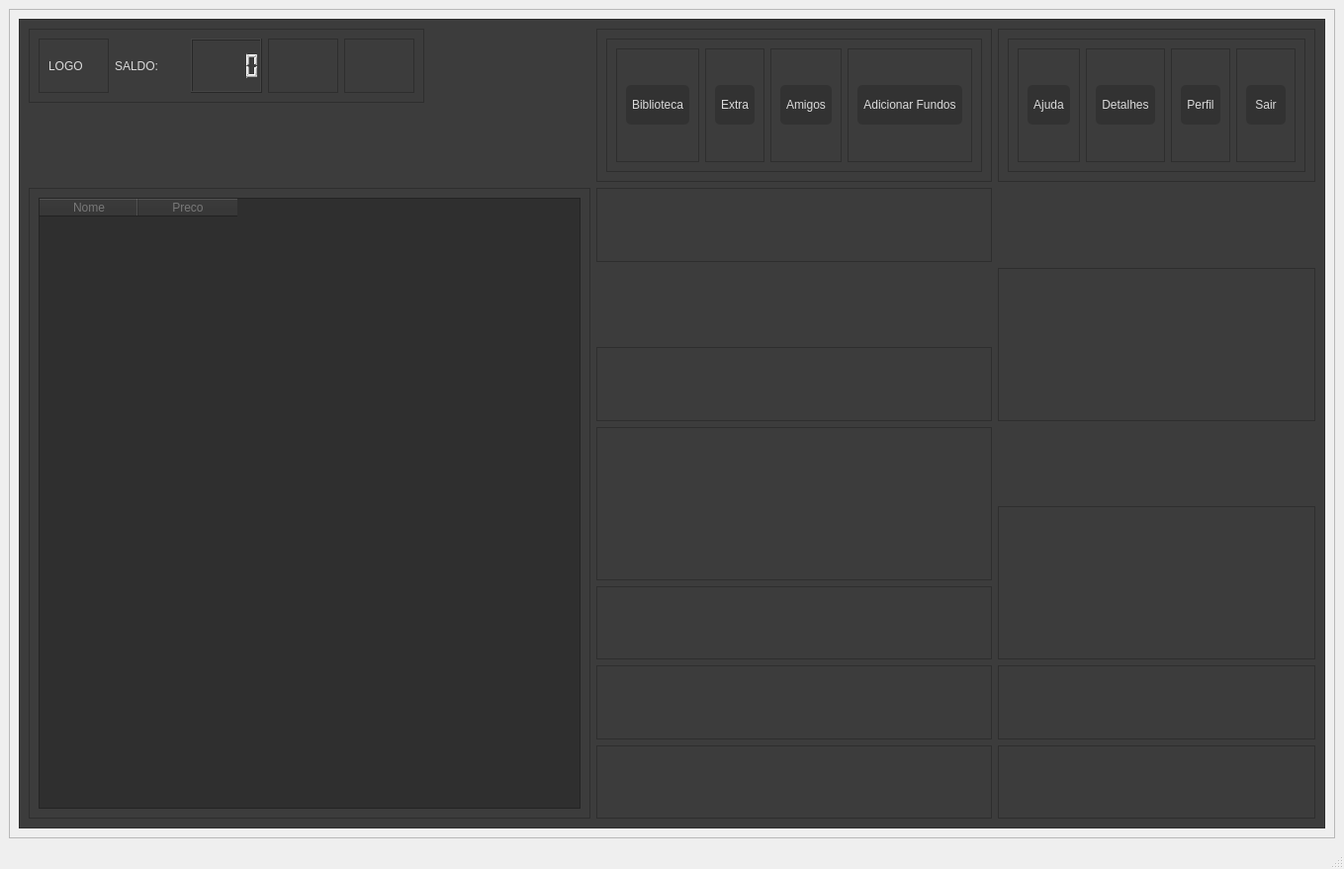
<?xml version="1.0" encoding="UTF-8"?>
<ui version="4.0">
 <class>Loja</class>
 <widget class="QMainWindow" name="Loja">
  <property name="geometry">
   <rect>
    <x>0</x>
    <y>0</y>
    <width>1359</width>
    <height>879</height>
   </rect>
  </property>
  <property name="windowTitle">
   <string>Loja</string>
  </property>
  <widget class="QWidget" name="centralwidget">
   <layout class="QVBoxLayout" name="verticalLayout">
    <item>
     <widget class="QFrame" name="frame">
      <property name="frameShape">
       <enum>QFrame::StyledPanel</enum>
      </property>
      <property name="frameShadow">
       <enum>QFrame::Raised</enum>
      </property>
      <layout class="QVBoxLayout" name="verticalLayout_24">
       <item>
        <widget class="QFrame" name="frame_4">
         <property name="minimumSize">
          <size>
           <width>1300</width>
           <height>800</height>
          </size>
         </property>
         <property name="styleSheet">
          <string notr="true">font: 12pt &quot;MS Shell Dlg 2&quot;;
color: rgb(218, 218, 218);
background-color: rgb(60, 60, 60);</string>
         </property>
         <property name="frameShape">
          <enum>QFrame::StyledPanel</enum>
         </property>
         <property name="frameShadow">
          <enum>QFrame::Raised</enum>
         </property>
         <layout class="QGridLayout" name="gridLayout_2">
          <item row="8" column="1">
           <widget class="QFrame" name="frame_35">
            <property name="frameShape">
             <enum>QFrame::StyledPanel</enum>
            </property>
            <property name="frameShadow">
             <enum>QFrame::Raised</enum>
            </property>
           </widget>
          </item>
          <item row="8" column="2">
           <widget class="QFrame" name="frame_43">
            <property name="frameShape">
             <enum>QFrame::StyledPanel</enum>
            </property>
            <property name="frameShadow">
             <enum>QFrame::Raised</enum>
            </property>
           </widget>
          </item>
          <item row="6" column="2" rowspan="2">
           <widget class="QFrame" name="frame_36">
            <property name="frameShape">
             <enum>QFrame::StyledPanel</enum>
            </property>
            <property name="frameShadow">
             <enum>QFrame::Raised</enum>
            </property>
           </widget>
          </item>
          <item row="7" column="1">
           <widget class="QFrame" name="frame_40">
            <property name="frameShape">
             <enum>QFrame::StyledPanel</enum>
            </property>
            <property name="frameShadow">
             <enum>QFrame::Raised</enum>
            </property>
           </widget>
          </item>
          <item row="9" column="1">
           <widget class="QFrame" name="frame_44">
            <property name="frameShape">
             <enum>QFrame::StyledPanel</enum>
            </property>
            <property name="frameShadow">
             <enum>QFrame::Raised</enum>
            </property>
           </widget>
          </item>
          <item row="2" column="1">
           <widget class="QFrame" name="frame_51">
            <property name="frameShape">
             <enum>QFrame::StyledPanel</enum>
            </property>
            <property name="frameShadow">
             <enum>QFrame::Raised</enum>
            </property>
           </widget>
          </item>
          <item row="4" column="1">
           <widget class="QFrame" name="frame_42">
            <property name="frameShape">
             <enum>QFrame::StyledPanel</enum>
            </property>
            <property name="frameShadow">
             <enum>QFrame::Raised</enum>
            </property>
           </widget>
          </item>
          <item row="0" column="1" rowspan="2">
           <widget class="QFrame" name="frame_52">
            <property name="frameShape">
             <enum>QFrame::StyledPanel</enum>
            </property>
            <property name="frameShadow">
             <enum>QFrame::Raised</enum>
            </property>
            <layout class="QVBoxLayout" name="verticalLayout_18">
             <item>
              <widget class="QFrame" name="frame_53">
               <property name="frameShape">
                <enum>QFrame::StyledPanel</enum>
               </property>
               <property name="frameShadow">
                <enum>QFrame::Raised</enum>
               </property>
               <layout class="QHBoxLayout" name="horizontalLayout_8">
                <item>
                 <widget class="QFrame" name="frame_54">
                  <property name="styleSheet">
                   <string notr="true"/>
                  </property>
                  <property name="frameShape">
                   <enum>QFrame::StyledPanel</enum>
                  </property>
                  <property name="frameShadow">
                   <enum>QFrame::Raised</enum>
                  </property>
                  <layout class="QVBoxLayout" name="verticalLayout_19">
                   <item>
                    <widget class="QPushButton" name="Redireciona_loja_2">
                     <property name="minimumSize">
                      <size>
                       <width>40</width>
                       <height>40</height>
                      </size>
                     </property>
                     <property name="styleSheet">
                      <string notr="true">QPushButton {
    font: 15pt &quot;MS Shell Dlg 2&quot;;
    color: rgb(218, 218, 218);
    background-color: rgb(50, 50, 50);
    border-style: outset;
    border-width: 0px;
    border-color: beige;
    border-radius: 5px;
    padding: 6px;
}

QPushButton:hover {
    background-color: rgb(88, 88, 88); /* Cor de fundo quando o botão é destacado */
}

QPushButton:pressed {
    background-color: rgb(40, 40, 40); /* Cor de fundo quando o botão é pressionado */
}
</string>
                     </property>
                     <property name="text">
                      <string>Biblioteca</string>
                     </property>
                    </widget>
                   </item>
                  </layout>
                 </widget>
                </item>
                <item>
                 <widget class="QFrame" name="frame_55">
                  <property name="styleSheet">
                   <string notr="true"/>
                  </property>
                  <property name="frameShape">
                   <enum>QFrame::StyledPanel</enum>
                  </property>
                  <property name="frameShadow">
                   <enum>QFrame::Raised</enum>
                  </property>
                  <layout class="QVBoxLayout" name="verticalLayout_20">
                   <item>
                    <widget class="QPushButton" name="extra_2">
                     <property name="minimumSize">
                      <size>
                       <width>40</width>
                       <height>40</height>
                      </size>
                     </property>
                     <property name="styleSheet">
                      <string notr="true">QPushButton {
    font: 15pt &quot;MS Shell Dlg 2&quot;;
    color: rgb(218, 218, 218);
    background-color: rgb(50, 50, 50);
    border-style: outset;
    border-width: 0px;
    border-color: beige;
    border-radius: 5px;
    padding: 6px;
}

QPushButton:hover {
    background-color: rgb(88, 88, 88); /* Cor de fundo quando o botão é destacado */
}

QPushButton:pressed {
    background-color: rgb(40, 40, 40); /* Cor de fundo quando o botão é pressionado */
}
</string>
                     </property>
                     <property name="text">
                      <string>Extra</string>
                     </property>
                    </widget>
                   </item>
                  </layout>
                 </widget>
                </item>
                <item>
                 <widget class="QFrame" name="frame_56">
                  <property name="styleSheet">
                   <string notr="true"/>
                  </property>
                  <property name="frameShape">
                   <enum>QFrame::StyledPanel</enum>
                  </property>
                  <property name="frameShadow">
                   <enum>QFrame::Raised</enum>
                  </property>
                  <layout class="QVBoxLayout" name="verticalLayout_21">
                   <item>
                    <widget class="QPushButton" name="Abr_lista_amigos_2">
                     <property name="minimumSize">
                      <size>
                       <width>40</width>
                       <height>40</height>
                      </size>
                     </property>
                     <property name="styleSheet">
                      <string notr="true">QPushButton {
    font: 15pt &quot;MS Shell Dlg 2&quot;;
    color: rgb(218, 218, 218);
    background-color: rgb(50, 50, 50);
    border-style: outset;
    border-width: 0px;
    border-color: beige;
    border-radius: 5px;
    padding: 6px;
}

QPushButton:hover {
    background-color: rgb(88, 88, 88); /* Cor de fundo quando o botão é destacado */
}

QPushButton:pressed {
    background-color: rgb(40, 40, 40); /* Cor de fundo quando o botão é pressionado */
}
</string>
                     </property>
                     <property name="text">
                      <string>Amigos</string>
                     </property>
                    </widget>
                   </item>
                  </layout>
                 </widget>
                </item>
                <item>
                 <widget class="QFrame" name="frame_57">
                  <property name="styleSheet">
                   <string notr="true"/>
                  </property>
                  <property name="frameShape">
                   <enum>QFrame::StyledPanel</enum>
                  </property>
                  <property name="frameShadow">
                   <enum>QFrame::Raised</enum>
                  </property>
                  <layout class="QVBoxLayout" name="verticalLayout_22">
                   <item>
                    <widget class="QPushButton" name="AdicionarFundos_2">
                     <property name="minimumSize">
                      <size>
                       <width>40</width>
                       <height>40</height>
                      </size>
                     </property>
                     <property name="styleSheet">
                      <string notr="true">QPushButton {
    font: 15pt &quot;MS Shell Dlg 2&quot;;
    color: rgb(218, 218, 218);
    background-color: rgb(50, 50, 50);
    border-style: outset;
    border-width: 0px;
    border-color: beige;
    border-radius: 5px;
    padding: 6px;
}

QPushButton:hover {
    background-color: rgb(88, 88, 88); /* Cor de fundo quando o botão é destacado */
}

QPushButton:pressed {
    background-color: rgb(40, 40, 40); /* Cor de fundo quando o botão é pressionado */
}
</string>
                     </property>
                     <property name="text">
                      <string>Adicionar Fundos</string>
                     </property>
                    </widget>
                   </item>
                  </layout>
                 </widget>
                </item>
               </layout>
              </widget>
             </item>
            </layout>
           </widget>
          </item>
          <item row="5" column="1" rowspan="2">
           <widget class="QFrame" name="frame_33">
            <property name="frameShape">
             <enum>QFrame::StyledPanel</enum>
            </property>
            <property name="frameShadow">
             <enum>QFrame::Raised</enum>
            </property>
           </widget>
          </item>
          <item row="9" column="2">
           <widget class="QFrame" name="frame_41">
            <property name="frameShape">
             <enum>QFrame::StyledPanel</enum>
            </property>
            <property name="frameShadow">
             <enum>QFrame::Raised</enum>
            </property>
           </widget>
          </item>
          <item row="0" column="0">
           <widget class="QFrame" name="frame_5">
            <property name="minimumSize">
             <size>
              <width>200</width>
              <height>30</height>
             </size>
            </property>
            <property name="maximumSize">
             <size>
              <width>400</width>
              <height>16777215</height>
             </size>
            </property>
            <property name="frameShape">
             <enum>QFrame::StyledPanel</enum>
            </property>
            <property name="frameShadow">
             <enum>QFrame::Raised</enum>
            </property>
            <layout class="QHBoxLayout" name="horizontalLayout_5">
             <item>
              <widget class="QFrame" name="frame_37">
               <property name="frameShape">
                <enum>QFrame::StyledPanel</enum>
               </property>
               <property name="frameShadow">
                <enum>QFrame::Raised</enum>
               </property>
               <layout class="QVBoxLayout" name="verticalLayout_25">
                <item>
                 <widget class="QLabel" name="Logo_2">
                  <property name="text">
                   <string>LOGO</string>
                  </property>
                 </widget>
                </item>
               </layout>
              </widget>
             </item>
             <item>
              <widget class="QLabel" name="label_2">
               <property name="text">
                <string>SALDO:</string>
               </property>
              </widget>
             </item>
             <item>
              <widget class="QLCDNumber" name="Saldo_2"/>
             </item>
             <item>
              <widget class="QFrame" name="frame_38">
               <property name="frameShape">
                <enum>QFrame::StyledPanel</enum>
               </property>
               <property name="frameShadow">
                <enum>QFrame::Raised</enum>
               </property>
              </widget>
             </item>
             <item>
              <widget class="QFrame" name="frame_39">
               <property name="styleSheet">
                <string notr="true">QPushButton {
    font: 12pt &quot;MS Shell Dlg 2&quot;;
    color: rgb(218, 218, 218);
    background-color: rgb(60, 60, 60);
    border-style: outset;
    border-width: 2px;
    border-color: beige;
    border-radius: 5px;
    padding: 6px;
}

QPushButton:hover {
    background-color: rgb(80, 80, 80); /* Cor de fundo quando o botão é destacado */
}

QPushButton:pressed {
    background-color: rgb(40, 40, 40); /* Cor de fundo quando o botão é pressionado */
}
</string>
               </property>
               <property name="frameShape">
                <enum>QFrame::StyledPanel</enum>
               </property>
               <property name="frameShadow">
                <enum>QFrame::Raised</enum>
               </property>
               <layout class="QVBoxLayout" name="verticalLayout_13"/>
              </widget>
             </item>
            </layout>
           </widget>
          </item>
          <item row="0" column="2" rowspan="2">
           <widget class="QFrame" name="frame_45">
            <property name="minimumSize">
             <size>
              <width>0</width>
              <height>20</height>
             </size>
            </property>
            <property name="frameShape">
             <enum>QFrame::StyledPanel</enum>
            </property>
            <property name="frameShadow">
             <enum>QFrame::Raised</enum>
            </property>
            <layout class="QHBoxLayout" name="horizontalLayout_6">
             <item>
              <widget class="QFrame" name="frame_46">
               <property name="styleSheet">
                <string notr="true"/>
               </property>
               <property name="frameShape">
                <enum>QFrame::StyledPanel</enum>
               </property>
               <property name="frameShadow">
                <enum>QFrame::Raised</enum>
               </property>
               <layout class="QHBoxLayout" name="horizontalLayout_7">
                <item>
                 <widget class="QFrame" name="frame_47">
                  <property name="styleSheet">
                   <string notr="true"/>
                  </property>
                  <property name="frameShape">
                   <enum>QFrame::StyledPanel</enum>
                  </property>
                  <property name="frameShadow">
                   <enum>QFrame::Raised</enum>
                  </property>
                  <layout class="QVBoxLayout" name="verticalLayout_14">
                   <item>
                    <widget class="QPushButton" name="Ajuda_2">
                     <property name="minimumSize">
                      <size>
                       <width>40</width>
                       <height>40</height>
                      </size>
                     </property>
                     <property name="styleSheet">
                      <string notr="true">QPushButton {
    font: 15pt &quot;MS Shell Dlg 2&quot;;
    color: rgb(218, 218, 218);
    background-color: rgb(50, 50, 50);
    border-style: outset;
    border-width: 0px;
    border-color: beige;
    border-radius: 5px;
    padding: 6px;
}

QPushButton:hover {
    background-color: rgb(88, 88, 88); /* Cor de fundo quando o botão é destacado */
}

QPushButton:pressed {
    background-color: rgb(40, 40, 40); /* Cor de fundo quando o botão é pressionado */
}
</string>
                     </property>
                     <property name="text">
                      <string>Ajuda</string>
                     </property>
                    </widget>
                   </item>
                  </layout>
                 </widget>
                </item>
                <item>
                 <widget class="QFrame" name="frame_48">
                  <property name="styleSheet">
                   <string notr="true"/>
                  </property>
                  <property name="frameShape">
                   <enum>QFrame::StyledPanel</enum>
                  </property>
                  <property name="frameShadow">
                   <enum>QFrame::Raised</enum>
                  </property>
                  <layout class="QVBoxLayout" name="verticalLayout_15">
                   <item>
                    <widget class="QPushButton" name="Detalhes_2">
                     <property name="minimumSize">
                      <size>
                       <width>40</width>
                       <height>40</height>
                      </size>
                     </property>
                     <property name="styleSheet">
                      <string notr="true">QPushButton {
    font: 15pt &quot;MS Shell Dlg 2&quot;;
    color: rgb(218, 218, 218);
    background-color: rgb(50, 50, 50);
    border-style: outset;
    border-width: 0px;
    border-color: beige;
    border-radius: 5px;
    padding: 6px;
}

QPushButton:hover {
    background-color: rgb(88, 88, 88); /* Cor de fundo quando o botão é destacado */
}

QPushButton:pressed {
    background-color: rgb(40, 40, 40); /* Cor de fundo quando o botão é pressionado */
}
</string>
                     </property>
                     <property name="text">
                      <string>Detalhes</string>
                     </property>
                    </widget>
                   </item>
                  </layout>
                 </widget>
                </item>
                <item>
                 <widget class="QFrame" name="frame_49">
                  <property name="styleSheet">
                   <string notr="true"/>
                  </property>
                  <property name="frameShape">
                   <enum>QFrame::StyledPanel</enum>
                  </property>
                  <property name="frameShadow">
                   <enum>QFrame::Raised</enum>
                  </property>
                  <layout class="QVBoxLayout" name="verticalLayout_16">
                   <item>
                    <widget class="QPushButton" name="Perfil_usuario_2">
                     <property name="minimumSize">
                      <size>
                       <width>40</width>
                       <height>40</height>
                      </size>
                     </property>
                     <property name="styleSheet">
                      <string notr="true">QPushButton {
    font: 15pt &quot;MS Shell Dlg 2&quot;;
    color: rgb(218, 218, 218);
    background-color: rgb(50, 50, 50);
    border-style: outset;
    border-width: 0px;
    border-color: beige;
    border-radius: 5px;
    padding: 6px;
}

QPushButton:hover {
    background-color: rgb(88, 88, 88); /* Cor de fundo quando o botão é destacado */
}

QPushButton:pressed {
    background-color: rgb(40, 40, 40); /* Cor de fundo quando o botão é pressionado */
}
</string>
                     </property>
                     <property name="text">
                      <string>Perfil</string>
                     </property>
                    </widget>
                   </item>
                  </layout>
                 </widget>
                </item>
                <item>
                 <widget class="QFrame" name="frame_50">
                  <property name="styleSheet">
                   <string notr="true"/>
                  </property>
                  <property name="frameShape">
                   <enum>QFrame::StyledPanel</enum>
                  </property>
                  <property name="frameShadow">
                   <enum>QFrame::Raised</enum>
                  </property>
                  <layout class="QVBoxLayout" name="verticalLayout_17">
                   <item>
                    <widget class="QPushButton" name="Sair_2">
                     <property name="minimumSize">
                      <size>
                       <width>40</width>
                       <height>40</height>
                      </size>
                     </property>
                     <property name="styleSheet">
                      <string notr="true">QPushButton {
    font: 15pt &quot;MS Shell Dlg 2&quot;;
    color: rgb(218, 218, 218);
    background-color: rgb(50, 50, 50);
    border-style: outset;
    border-width: 0px;
    border-color: beige;
    border-radius: 5px;
    padding: 6px;
}

QPushButton:hover {
    background-color: rgb(88, 88, 88); /* Cor de fundo quando o botão é destacado */
}

QPushButton:pressed {
    background-color: rgb(40, 40, 40); /* Cor de fundo quando o botão é pressionado */
}
</string>
                     </property>
                     <property name="text">
                      <string>Sair</string>
                     </property>
                    </widget>
                   </item>
                  </layout>
                 </widget>
                </item>
               </layout>
              </widget>
             </item>
            </layout>
           </widget>
          </item>
          <item row="3" column="2" rowspan="2">
           <widget class="QFrame" name="frame_34">
            <property name="frameShape">
             <enum>QFrame::StyledPanel</enum>
            </property>
            <property name="frameShadow">
             <enum>QFrame::Raised</enum>
            </property>
           </widget>
          </item>
          <item row="2" column="0" rowspan="8">
           <widget class="QFrame" name="frame_6">
            <property name="styleSheet">
             <string notr="true">QPushButton {
    font: 12pt &quot;MS Shell Dlg 2&quot;;
    color: rgb(218, 218, 218);
    background-color: rgb(60, 50, 70);
    border-style: outset;
    border-width: 0px;
    border-color: beige;
    border-radius: 5px;
    padding: 6px;
}

QPushButton:hover {
    background-color: rgb(80, 80, 80); /* Cor de fundo quando o botão é destacado */
}

QPushButton:pressed {
    background-color: rgb(40, 40, 40); /* Cor de fundo quando o botão é pressionado */
}
</string>
            </property>
            <property name="frameShape">
             <enum>QFrame::StyledPanel</enum>
            </property>
            <property name="frameShadow">
             <enum>QFrame::Raised</enum>
            </property>
            <layout class="QVBoxLayout" name="verticalLayout_23">
             <item>
              <widget class="QTableWidget" name="tableWidget_2">
               <property name="styleSheet">
                <string notr="true">color: rgb(120, 120, 120);
background-color: rgb(84, 84, 84);
background-color: rgb(47, 47, 47);</string>
               </property>
               <column>
                <property name="text">
                 <string>Nome</string>
                </property>
               </column>
               <column>
                <property name="text">
                 <string>Preco</string>
                </property>
               </column>
              </widget>
             </item>
            </layout>
           </widget>
          </item>
         </layout>
        </widget>
       </item>
      </layout>
     </widget>
    </item>
   </layout>
  </widget>
  <widget class="QMenuBar" name="menubar">
   <property name="geometry">
    <rect>
     <x>0</x>
     <y>0</y>
     <width>1359</width>
     <height>21</height>
    </rect>
   </property>
  </widget>
  <widget class="QStatusBar" name="statusbar"/>
 </widget>
 <resources/>
 <connections/>
</ui>
